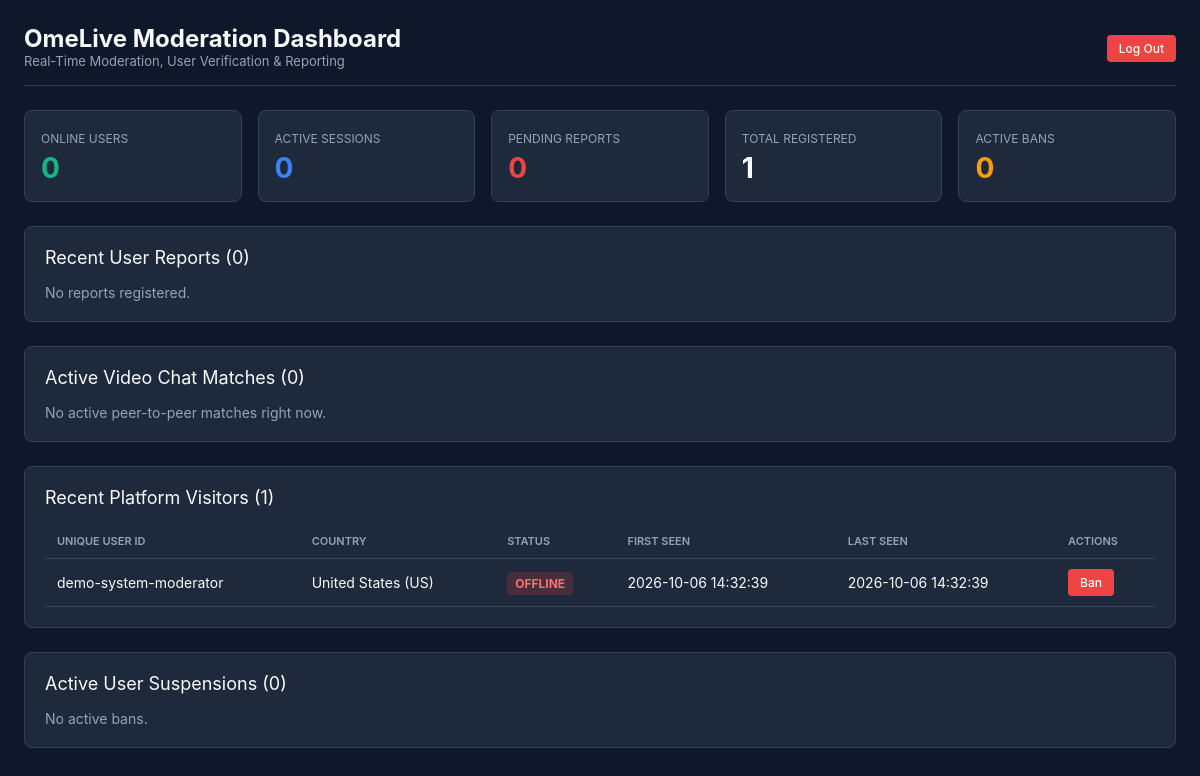
/admin/index.php (signed in), run on the app's committed database.
### tables this page shows
CREATE TABLE IF NOT EXISTS `users` (
  `id` INT UNSIGNED AUTO_INCREMENT PRIMARY KEY,
  `unique_user_id` VARCHAR(64) NOT NULL UNIQUE,
  `country` VARCHAR(64) NOT NULL DEFAULT 'United States',
  `country_code` VARCHAR(8) NOT NULL DEFAULT 'US',
  `ip_hash` VARCHAR(64) NOT NULL,
  `online_status` ENUM('offline', 'waiting', 'matched') NOT NULL DEFAULT 'waiting',
  `created_at` TIMESTAMP NOT NULL DEFAULT CURRENT_TIMESTAMP,
  `last_seen` TIMESTAMP NOT NULL DEFAULT CURRENT_TIMESTAMP ON UPDATE CURRENT_TIMESTAMP,
  INDEX `idx_unique_user_id` (`unique_user_id`),
  INDEX `idx_online_status` (`online_status`),
  INDEX `idx_country` (`country`),
  INDEX `idx_last_seen` (`last_seen`)
);

### admin/index.php (the view, shortened to what this page needs)
<?php
$error = '';
$isAuthenticated = !empty($_SESSION['admin_authenticated']);
if ($isAuthenticated) {
    $db = Database::getConnection();
    $totalUsers = $db->query("SELECT COUNT(*) FROM users")->fetchColumn();
    $onlineUsers = $db->query("SELECT COUNT(*) FROM users WHERE online_status != 'offline' AND last_seen >= NOW() - INTERVAL 30 SECOND")->fetchColumn();
    $activeMatches = $db->query("SELECT COUNT(*) FROM matches WHERE status IN ('connecting', 'active')")->fetchColumn();
    $pendingReports = $db->query("SELECT COUNT(*) FROM reports WHERE status = 'pending'")->fetchColumn();
    $totalBans = $db->query("SELECT COUNT(*) FROM bans WHERE is_active = 1")->fetchColumn();
    $stmtReports = $db->query("
        SELECT r.*, u.country as reported_country
        FROM reports r
        LEFT JOIN users u ON r.reported_user_id = u.unique_user_id
        ORDER BY r.created_at DESC
        LIMIT 25
    ");
    $reports = $stmtReports->fetchAll();
    $stmtUsers = $db->query("
        SELECT * FROM users
        ORDER BY last_seen DESC
        LIMIT 30
    ");
    $users = $stmtUsers->fetchAll();
    $stmtBans = $db->query("
        SELECT * FROM bans
        WHERE is_active = 1
        ORDER BY created_at DESC
        LIMIT 25
    ");
    $bans = $stmtBans->fetchAll();
    $stmtActiveMatches = $db->query("
        SELECT * FROM matches
        WHERE status IN ('connecting', 'active')
        ORDER BY created_at DESC
        LIMIT 20
    ");
    $matches = $stmtActiveMatches->fetchAll();
}
?>
<!DOCTYPE html>
<html lang="en">
<head>
</head>
<body>
<div class="container">
    <?php if (!$isAuthenticated): ?>
        <div class="login-box">
            <h2 style="margin-bottom: 16px;">OmeLive Admin Access</h2>
            <?php if ($error): ?><p style="color: var(--danger); margin-bottom: 12px;"><?= htmlspecialchars($error) ?></p><?php endif; ?>
            <form method="POST">
                <div class="form-group">
                    <label>Admin Secret Key</label>
                    <input type="password" name="admin_key" class="form-control" placeholder="Enter ADMIN_SECRET_KEY..." required autofocus>
                </div>
                <button type="submit" name="login" class="btn btn-primary" style="width: 100%; padding: 10px;">Enter Dashboard</button>
            </form>
        </div>
    <?php else: ?>
        <div class="header">
            <div>
                <h2>OmeLive Moderation Dashboard</h2>
                <p style="color: var(--text-muted); font-size: 13px;">Real-Time Moderation, User Verification & Reporting</p>
            </div>
            <div>
                <a href="?logout=1" class="btn btn-danger" style="text-decoration: none;">Log Out</a>
            </div>
        </div>
        <div class="stats-grid">
            <div class="stat-card">
                <span style="color: var(--text-muted); font-size: 12px;">ONLINE USERS</span>
                <div class="stat-val" style="color: var(--success);"><?= number_format($onlineUsers) ?></div>
            </div>
            <div class="stat-card">
                <span style="color: var(--text-muted); font-size: 12px;">ACTIVE SESSIONS</span>
                <div class="stat-val" style="color: var(--primary);"><?= number_format($activeMatches) ?></div>
            </div>
            <div class="stat-card">
                <span style="color: var(--text-muted); font-size: 12px;">PENDING REPORTS</span>
                <div class="stat-val" style="color: var(--danger);"><?= number_format($pendingReports) ?></div>
            </div>
            <div class="stat-card">
                <span style="color: var(--text-muted); font-size: 12px;">TOTAL REGISTERED</span>
                <div class="stat-val"><?= number_format($totalUsers) ?></div>
            </div>
            <div class="stat-card">
                <span style="color: var(--text-muted); font-size: 12px;">ACTIVE BANS</span>
                <div class="stat-val" style="color: var(--warning);"><?= number_format($totalBans) ?></div>
            </div>
        </div>
        <div class="section">
            <div class="section-title">
                <span>Recent User Reports (<?= count($reports) ?>)</span>
            </div>
            <?php if (empty($reports)): ?>
                <p style="color: var(--text-muted); font-size: 14px;">No reports registered.</p>
            <?php endif; ?>
        </div>
        <div class="section">
            <div class="section-title">
                <span>Active Video Chat Matches (<?= count($matches) ?>)</span>
            </div>
            <?php if (empty($matches)): ?>
                <p style="color: var(--text-muted); font-size: 14px;">No active peer-to-peer matches right now.</p>
            <?php endif; ?>
        </div>
        <div class="section">
            <div class="section-title">
                <span>Recent Platform Visitors (<?= count($users) ?>)</span>
            </div>
            <table>
                <thead>
                    <tr>
                        <th>Unique User ID</th>
                        <th>Country</th>
                        <th>Status</th>
                        <th>First Seen</th>
                        <th>Last Seen</th>
                        <th>Actions</th>
                    </tr>
                </thead>
                <tbody>
                    <?php foreach ($users as $u): ?>
                        <tr>
                            <td><code><?= htmlspecialchars($u['unique_user_id']) ?></code></td>
                            <td><?= htmlspecialchars($u['country']) ?> (<?= htmlspecialchars($u['country_code']) ?>)</td>
                            <td>
                                <span class="badge <?= $u['online_status'] === 'matched' ? 'badge-primary' : ($u['online_status'] === 'waiting' ? 'badge-warning' : 'badge-danger') ?>">
                                    <?= strtoupper($u['online_status']) ?>
                                </span>
                            </td>
                            <td><?= htmlspecialchars($u['created_at']) ?></td>
                            <td><?= htmlspecialchars($u['last_seen']) ?></td>
                            <td>
                                <form method="POST" style="display:inline-block;">
                                    <button type="submit" class="btn btn-danger" onclick="return confirm('Ban user <?= htmlspecialchars($u['unique_user_id']) ?>?');">Ban</button>
                                </form>
                            </td>
                        </tr>
                    <?php endforeach; ?>
                </tbody>
            </table>
        </div>
        <div class="section">
            <div class="section-title">
                <span>Active User Suspensions (<?= count($bans) ?>)</span>
            </div>
            <?php if (empty($bans)): ?>
                <p style="color: var(--text-muted); font-size: 14px;">No active bans.</p>
            <?php endif; ?>
        </div>
    <?php endif; ?>
</div>
</body>
</html>

### admin/index.php (style rules this page uses)
:root { --bg: #0f172a; --card: #1e293b; --card-border: #334155; --primary: #3b82f6; --danger: #ef4444; --warning: #f59e0b; --success: #10b981; --text: #f8fafc; --text-muted: #94a3b8; }
* { box-sizing: border-box; margin: 0; padding: 0; font-family: -apple-system, BlinkMacSystemFont, "Segoe UI", Roboto, sans-serif; }
body { background: var(--bg); color: var(--text); padding: 24px; min-height: 100vh; }
.container { max-width: 1200px; margin: 0 auto; }
.header { display: flex; justify-content: space-between; align-items: center; margin-bottom: 24px; border-bottom: 1px solid var(--card-border); padding-bottom: 16px; }
.badge { padding: 4px 8px; border-radius: 4px; font-size: 12px; font-weight: bold; }
.badge-danger { background: rgba(239, 68, 68, 0.2); color: #f87171; }
.stats-grid { display: grid; grid-template-columns: repeat(auto-fit, minmax(180px, 1fr)); gap: 16px; margin-bottom: 24px; }
.stat-card { background: var(--card); border: 1px solid var(--card-border); padding: 16px; border-radius: 8px; }
.stat-val { font-size: 28px; font-weight: bold; margin-top: 4px; }
.section { background: var(--card); border: 1px solid var(--card-border); border-radius: 8px; padding: 20px; margin-bottom: 24px; }
.section-title { font-size: 18px; margin-bottom: 16px; display: flex; justify-content: space-between; align-items: center; }
table { width: 100%; border-collapse: collapse; text-align: left; font-size: 14px; }
th, td { padding: 10px 12px; border-bottom: 1px solid var(--card-border); }
th { color: var(--text-muted); font-weight: 600; text-transform: uppercase; font-size: 11px; }
.btn { padding: 6px 12px; border-radius: 4px; font-weight: 500; cursor: pointer; border: none; font-size: 12px; }
.btn-danger { background: var(--danger); color: white; }

### data on the page
users: unique_user "demo-system-moderator", country "United States", country_code "US", online_status "OFFLINE", created_at "2026-10-06 14:32:39", last_seen "2026-10-06 14:32:39"

### other printed values
$onlineUsers "0"
$activeMatches "0"
$pendingReports "0"
$totalUsers "1"
$totalBans "0"
count($reports) "0"
count($matches) "0"
count($users) "1"
count($bans) "0"
